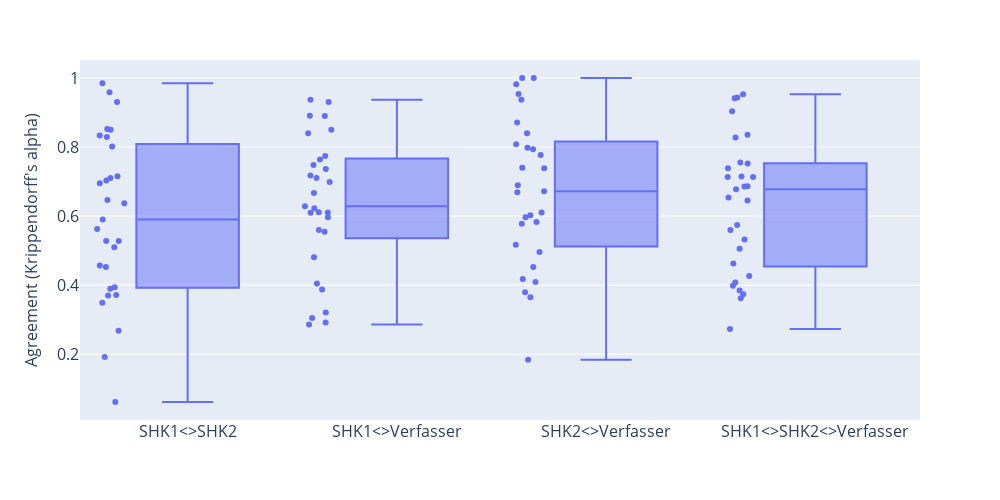

Notebook cell for this chart:
### Code cell
meta_plot = iaa_overview.drop(exclude_categories).copy()

meta_plot = meta_plot.rename(columns={
    'ak_ek' : 'SHK1<>SHK2',
    'ak_mk' : 'SHK1<>Verfasser',
    'ek_mk' : 'SHK2<>Verfasser',
    'ak_ek_mk' : 'SHK1<>SHK2<>Verfasser'
})

fig = px.box(
    meta_plot,
    y = ['SHK1<>SHK2', 'SHK1<>Verfasser', 'SHK2<>Verfasser', 'SHK1<>SHK2<>Verfasser'],
    points = 'all',
    hover_data = [meta_plot.index],
    labels = {
        'value': "Agreement (Krippendorff's alpha)",
        'variable' : '',
    }
)

fig.update_layout(
    width = 1000, height = 500,
    xaxis=dict(tickfont=dict(size=16), titlefont=dict(size=16)),
    yaxis=dict(tickfont=dict(size=16), titlefont=dict(size=16)),
)
fig.show()

### Figure 1 — Plotly figure (JSON) as saved in the notebook; plotly's stock layout.template omitted (floating-point values rounded to 4 significant figures)
{"data": [{"alignmentgroup": "True", "boxpoints": "all", "customdata": [["(04) Gattung"], ["(05) Markiertheit der Sprechinstanz"], ["(06) Zeitliche Position der Sprechinstanz"], ["(07) Sprechakte"], ["(08) Tempora"], ["(09) Konkretheit"], ["(11) Zeitdominanz"], ["(12) Anzahl Zeitebenen"], ["(13) Fixierbarkeit der dominanten Zeitebene"], ["(14) Beginn der dominanten Zeitebene"], ["(15) Ende der dominanten Zeitebene"], ["(17) Gegenwartsbezug"], ["(19) Mittelraum"], ["(20) Kleinraum"], ["(21) Inhaltstyp"], ["(22) Stoffgebiet"], ["(23) Bewertung Stoffgebiet"], ["(24) Entitäten"], ["(25) Bewertung Entitäten"], ["(26) Nationalismus"], ["(27) Heroismus"], ["(28) Religiosität"], ["(29) Geschichtsmarker Person"], ["(30) Geschichtsmarker Zeit"], ["(31) Geschichtsmarker Ort"], ["(32) Geschichtsmarker Objekt"], ["(33) Überlieferung"], ["(34) Bewertung Überlieferung"], ["(37) Verhältnis zum historischen Wissen"], ["(04) Gattung"], ["(05) Markiertheit der Sprechinstanz"], ["(06) Zeitliche Position der Sprechinstanz"], ["(07) Sprechakte"], ["(08) Tempora"], ["(09) Konkretheit"], ["(11) Zeitdominanz"], ["(12) Anzahl Zeitebenen"], ["(13) Fixierbarkeit der dominanten Zeitebene"], ["(14) Beginn der dominanten Zeitebene"], ["(15) Ende der dominanten Zeitebene"], ["(17) Gegenwartsbezug"], ["(19) Mittelraum"], ["(20) Kleinraum"], ["(21) Inhaltstyp"], ["(22) Stoffgebiet"], ["(23) Bewertung Stoffgebiet"], ["(24) Entitäten"], ["(25) Bewertung Entitäten"], ["(26) Nationalismus"], ["(27) Heroismus"], ["(28) Religiosität"], ["(29) Geschichtsmarker Person"], ["(30) Geschichtsmarker Zeit"], ["(31) Geschichtsmarker Ort"], ["(32) Geschichtsmarker Objekt"], ["(33) Überlieferung"], ["(34) Bewertung Überlieferung"], ["(37) Verhältnis zum historischen Wissen"], ["(04) Gattung"], ["(05) Markiertheit der Sprechinstanz"], ["(06) Zeitliche Position der Sprechinstanz"], ["(07) Sprechakte"], ["(08) Tempora"], ["(09) Konkretheit"], ["(11) Zeitdominanz"], ["(12) Anzahl Zeitebenen"], ["(13) Fixierbarkeit der dominanten Zeitebene"], ["(14) Beginn der dominanten Zeitebene"], ["(15) Ende der dominanten Zeitebene"], ["(17) Gegenwartsbezug"], ["(19) Mittelraum"], ["(20) Kleinraum"], ["(21) Inhaltstyp"], ["(22) Stoffgebiet"], ["(23) Bewertung Stoffgebiet"], ["(24) Entitäten"], ["(25) Bewertung Entitäten"], ["(26) Nationalismus"], ["(27) Heroismus"], ["(28) Religiosität"], ["(29) Geschichtsmarker Person"], ["(30) Geschichtsmarker Zeit"], ["(31) Geschichtsmarker Ort"], ["(32) Geschichtsmarker Objekt"], ["(33) Überlieferung"], ["(34) Bewertung Überlieferung"], ["(37) Verhältnis zum historischen Wissen"], ["(04) Gattung"], ["(05) Markiertheit der Sprechinstanz"], ["(06) Zeitliche Position der Sprechinstanz"], ["(07) Sprechakte"], ["(08) Tempora"], ["(09) Konkretheit"], ["(11) Zeitdominanz"], ["(12) Anzahl Zeitebenen"], ["(13) Fixierbarkeit der dominanten Zeitebene"], ["(14) Beginn der dominanten Zeitebene"], ["(15) Ende der dominanten Zeitebene"], ["(17) Gegenwartsbezug"], ["(19) Mittelraum"], ["(20) Kleinraum"], ["(21) Inhaltstyp"], ["(22) Stoffgebiet"], ["(23) Bewertung Stoffgebiet"], ["(24) Entitäten"], ["(25) Bewertung Entitäten"], ["(26) Nationalismus"], ["(27) Heroismus"], ["(28) Religiosität"], ["(29) Geschichtsmarker Person"], ["(30) Geschichtsmarker Zeit"], ["(31) Geschichtsmarker Ort"], ["(32) Geschichtsmarker Objekt"], ["(33) Überlieferung"], ["(34) Bewertung Überlieferung"], ["(37) Verhältnis zum historischen Wissen"]], "hovertemplate": "=%{x}<br>Agreement (Krippendorff's alpha)=%{y}<br>index=%{customdata[0]}<extra></extra>", "legendgroup": "", "marker": {"color": "#636efa"}, "name": "", "notched": false, "offsetgroup": "", "orientation": "v", "showlegend": false, "type": "box", "x": ["SHK1<>SHK2", "SHK1<>SHK2", "SHK1<>SHK2", "SHK1<>SHK2", "SHK1<>SHK2", "SHK1<>SHK2", "SHK1<>SHK2", "SHK1<>SHK2", "SHK1<>SHK2", "SHK1<>SHK2", "SHK1<>SHK2", "SHK1<>SHK2", "SHK1<>SHK2", "SHK1<>SHK2", "SHK1<>SHK2", "SHK1<>SHK2", "SHK1<>SHK2", "SHK1<>SHK2", "SHK1<>SHK2", "SHK1<>SHK2", "SHK1<>SHK2", "SHK1<>SHK2", "SHK1<>SHK2", "SHK1<>SHK2", "SHK1<>SHK2", "SHK1<>SHK2", "SHK1<>SHK2", "SHK1<>SHK2", "SHK1<>SHK2", "SHK1<>Verfasser", "SHK1<>Verfasser", "SHK1<>Verfasser", "SHK1<>Verfasser", "SHK1<>Verfasser", "SHK1<>Verfasser", "SHK1<>Verfasser", "SHK1<>Verfasser", "SHK1<>Verfasser", "SHK1<>Verfasser", "SHK1<>Verfasser", "SHK1<>Verfasser", "SHK1<>Verfasser", "SHK1<>Verfasser", "SHK1<>Verfasser", "SHK1<>Verfasser", "SHK1<>Verfasser", "SHK1<>Verfasser", "SHK1<>Verfasser", "SHK1<>Verfasser", "SHK1<>Verfasser", "SHK1<>Verfasser", "SHK1<>Verfasser", "SHK1<>Verfasser", "SHK1<>Verfasser", "SHK1<>Verfasser", "SHK1<>Verfasser", "SHK1<>Verfasser", "SHK1<>Verfasser", "SHK2<>Verfasser", "SHK2<>Verfasser", "SHK2<>Verfasser", "SHK2<>Verfasser", "SHK2<>Verfasser", "SHK2<>Verfasser", "SHK2<>Verfasser", "SHK2<>Verfasser", "SHK2<>Verfasser", "SHK2<>Verfasser", "SHK2<>Verfasser", "SHK2<>Verfasser", "SHK2<>Verfasser", "SHK2<>Verfasser", "SHK2<>Verfasser", "SHK2<>Verfasser", "SHK2<>Verfasser", "SHK2<>Verfasser", "SHK2<>Verfasser", "SHK2<>Verfasser", "SHK2<>Verfasser", "SHK2<>Verfasser", "SHK2<>Verfasser", "SHK2<>Verfasser", "SHK2<>Verfasser", "SHK2<>Verfasser", "SHK2<>Verfasser", "SHK2<>Verfasser", "SHK2<>Verfasser", "SHK1<>SHK2<>Verfasser", "SHK1<>SHK2<>Verfasser", "SHK1<>SHK2<>Verfasser", "SHK1<>SHK2<>Verfasser", "SHK1<>SHK2<>Verfasser", "SHK1<>SHK2<>Verfasser", "SHK1<>SHK2<>Verfasser", "SHK1<>SHK2<>Verfasser", "SHK1<>SHK2<>Verfasser", "SHK1<>SHK2<>Verfasser", "SHK1<>SHK2<>Verfasser", "SHK1<>SHK2<>Verfasser", "SHK1<>SHK2<>Verfasser", "SHK1<>SHK2<>Verfasser", "SHK1<>SHK2<>Verfasser", "SHK1<>SHK2<>Verfasser", "SHK1<>SHK2<>Verfasser", "SHK1<>SHK2<>Verfasser", "SHK1<>SHK2<>Verfasser", "SHK1<>SHK2<>Verfasser", "SHK1<>SHK2<>Verfasser", "SHK1<>SHK2<>Verfasser", "SHK1<>SHK2<>Verfasser", "SHK1<>SHK2<>Verfasser", "SHK1<>SHK2<>Verfasser", "SHK1<>SHK2<>Verfasser", "SHK1<>SHK2<>Verfasser", "SHK1<>SHK2<>Verfasser", "SHK1<>SHK2<>Verfasser"], "x0": " ", "xaxis": "x", "y": [0.6466, 0.9307, 0.5625, 0.1916, 0.8332, 0.6948, 0.7033, 0.2677, 0.528, 0.9588, 0.9847, 0.85, 0.6372, 0.7153, 0.4569, 0.3939, 0.06149, 0.3894, 0.3492, 0.7103, 0.5903, 0.8525, 0.8291, 0.8018, 0.5279, 0.3703, 0.4527, 0.3712, 0.5101, 0.6987, 0.9307, 0.6667, 0.4809, 0.6109, 0.3872, 0.6099, 0.3045, 0.7366, 0.8903, 0.8896, 0.85, 0.7177, 0.7477, 0.5544, 0.6225, 0.2859, 0.6284, 0.4049, 0.764, 0.7103, 0.5964, 0.84, 0.9373, 0.7743, 0.5595, 0.292, 0.3205, 0.6101, 0.7933, 1, 0.6891, 0.4175, 0.7766, 0.4093, 0.9367, 0.5779, 0.7977, 0.982, 0.9537, 1, 0.6102, 0.808, 0.6689, 0.3797, 0.3648, 0.5831, 0.4961, 0.6716, 0.8715, 0.5964, 0.84, 0.7401, 0.7389, 0.1842, 0.5172, 0.4529, 0.6027, 0.7145, 0.9533, 0.6452, 0.362, 0.7388, 0.5056, 0.7526, 0.4073, 0.6868, 0.9432, 0.9416, 0.9035, 0.6537, 0.7553, 0.5595, 0.4628, 0.2729, 0.532, 0.3984, 0.7131, 0.7131, 0.6861, 0.8355, 0.8274, 0.6778, 0.374, 0.4263, 0.3843, 0.5741], "y0": " ", "yaxis": "y"}], "layout": {"boxmode": "group", "height": 500, "legend": {"tracegroupgap": 0}, "margin": {"t": 60}, "width": 1000, "xaxis": {"anchor": "y", "autorange": true, "domain": [0, 1], "range": [-0.5143, 3.5], "tickfont": {"size": 16}, "title": {"font": {"size": 16}, "text": ""}, "type": "category"}, "yaxis": {"anchor": "x", "autorange": true, "domain": [0, 1], "range": [0.009355, 1.052], "tickfont": {"size": 16}, "title": {"font": {"size": 16}, "text": "Agreement (Krippendorff's alpha)"}, "type": "linear"}}}
